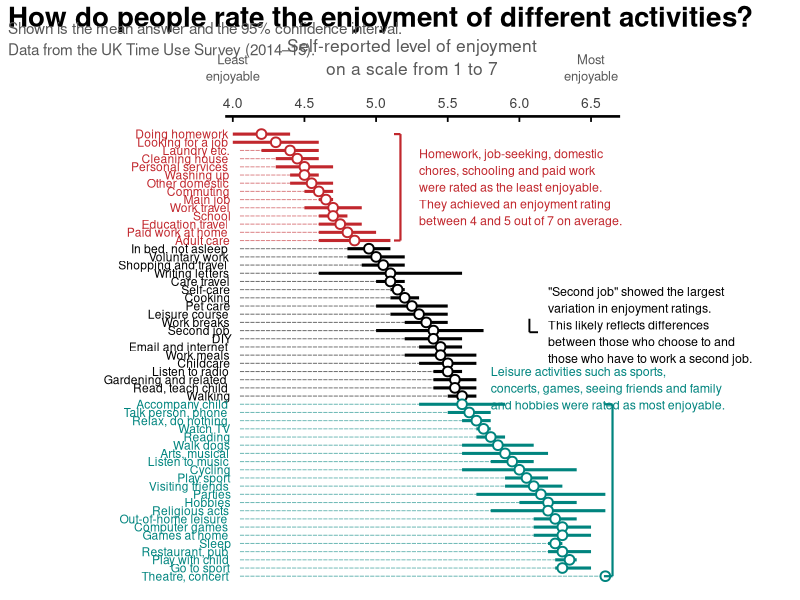
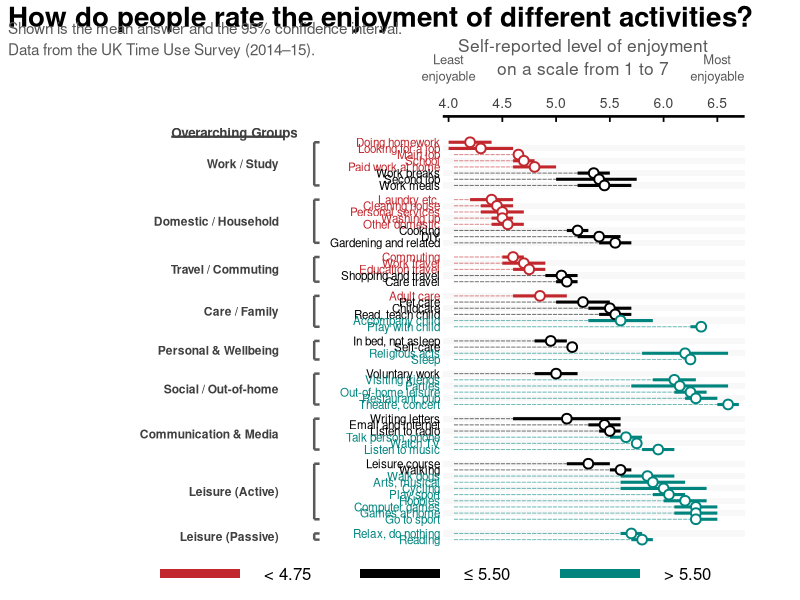

Here is the R script that generated these plots, in order:
## ---- chunk 1
knitr::opts_chunk$set(
  fig.width  = 8.5,
  fig.height = 12.85, 
  out.width  = "100%",
  fig.align  = "center",
  warning    = FALSE,
  message    = FALSE)
## ---- chunk 2
library(readxl)
library(dplyr)
library(ggplot2)
library(cowplot)
library(grid)
## ---- chunk 3
df <- read_excel("enjoyment_uk_time_use.xlsx", sheet = "data") %>%
  arrange(Reihenfolge) %>%
  mutate(
    # Reverse factor levels so the first activity appears at the top
    Activity  = factor(Activity, levels = rev(Activity)),

    # Assign each activity to one of three color groups (low / mid / high enjoyment)
    color_grp = case_when(
      Activity %in% c(
        "Doing homework","Looking for a job","Laundry etc.","Cleaning house",
        "Personal services","Washing up","Other domestic","Commuting",
        "Main job","Work travel","School","Education travel",
        "Paid work at home","Adult care"
      ) ~ "Low",
      Activity %in% c(
        "Accompany child","Talk person, phone","Relax, do nothing","Watch TV",
        "Reading","Walk dogs","Arts, musical","Listen to music","Cycling",
        "Play sport","Visiting friends","Parties","Hobbies","Religious acts",
        "Out-of-home leisure","Computer games","Games at home","Sleep",
        "Restaurant, pub","Play with child","Go to sport","Theatre, concert"
      ) ~ "High",
      TRUE ~ "Mid"
    )
  )

# Color palette 
pal <- c("Low" = "#C1272D", "Mid" = "#000000", "High" = "#00847E")
## ---- chunk 4
y_of <- function(lbl) {
  y <- match(lbl, levels(df$Activity))
  if (is.na(y)) stop(paste0("Label not found in Activity levels: ", lbl))
  y
}

# Low-enjoyment bracket range
y_low_top     <- y_of("Doing homework")
y_low_bottom  <- y_of("Adult care")
y_low_text    <- (y_low_top + y_low_bottom) / 2

# Mid callout around "Second job"
y_mid_anchor  <- y_of("Second job")
y_mid_top     <- y_of("Work breaks") + 0.45
y_mid_bottom  <- y_mid_anchor - 0.20
y_mid_text    <- (y_mid_top + y_mid_bottom) / 2 + 0.05

# High-enjoyment bracket range
y_high_top    <- y_of("Accompany child")
y_high_bottom <- y_of("Theatre, concert")
y_high_text   <- y_high_top + 1.95
## ---- chunk 5
# Visual tuning 
pt_size   <- 2.6
pt_stroke <- 1.0
ci_lwd    <- 1.05
dot_lwd   <- 0.35

x_min      <- 4.0
x_max_tick <- 6.5
x_max      <- 6.65
x_guide    <- x_min + 0.05

# Callout positions 
x_br_low   <- 5.17; x_txt_low  <- 5.30
x_br_mid   <- 6.07; x_txt_mid  <- 6.20
x_br_high  <- 6.65; x_txt_high <- 5.80

p_core <- ggplot(df, aes(x = Mean, y = Activity)) +

  # Dotted guide line from 4.0 to the activity mean
  geom_segment(
    aes(x = x_guide, xend = Mean, colour = color_grp),
    linewidth = dot_lwd,
    linetype  = "41",
    alpha     = 0.55
  ) +

  # 95% confidence interval 
  geom_errorbarh(
    aes(xmin = CI_low, xmax = CI_high, colour = color_grp),
    height    = 0,
    linewidth = ci_lwd
  ) +

  # Mean point 
  geom_point(
    aes(colour = color_grp),
    shape  = 21,
    fill   = "white",
    stroke = pt_stroke,
    size   = pt_size
  ) +

  # Manual activity labels 
  geom_text(
    aes(x = x_min, label = Activity, colour = color_grp),
    hjust = 1.05,
    vjust = 0.50,
    size  = 3.05
  ) +

  # Callout arrows

  annotate("segment", x = x_br_low, xend = x_br_low, y = y_low_top, yend = y_low_bottom,
           linewidth = 0.75, colour = pal["Low"]) +
  annotate("segment", x = x_br_low, xend = x_br_low - 0.045, y = y_low_top, yend = y_low_top,
           linewidth = 0.75, colour = pal["Low"]) +
  annotate("segment", x = x_br_low, xend = x_br_low - 0.045, y = y_low_bottom, yend = y_low_bottom,
           linewidth = 0.75, colour = pal["Low"]) +
  annotate(
    "text",
    x = x_txt_low, y = y_low_text,
    label = "Homework, job-seeking, domestic\nchores, schooling and paid work\nwere rated as the least enjoyable.\nThey achieved an enjoyment rating\nbetween 4 and 5 out of 7 on average.",
    hjust = 0, vjust = 0.5,
    size = 3.15, colour = pal["Low"], lineheight = 1.12
  ) +

  annotate("segment", x = x_br_mid, xend = x_br_mid, y = y_mid_top, yend = y_mid_bottom,
           linewidth = 0.65, colour = pal["Mid"]) +
  annotate("segment", x = x_br_mid, xend = x_br_mid + 0.060, y = y_mid_bottom, yend = y_mid_bottom,
           linewidth = 0.65, colour = pal["Mid"]) +
  annotate(
    "text",
    x = x_txt_mid, y = y_mid_text,
    label = "\"Second job\" showed the largest\nvariation in enjoyment ratings.\nThis likely reflects differences\nbetween those who choose to and\nthose who have to work a second job.",
    hjust = 0, vjust = 0.5,
    size = 3.15, colour = pal["Mid"], lineheight = 1.12
  ) +

  annotate("segment", x = x_br_high, xend = x_br_high, y = y_high_top, yend = y_high_bottom,
           linewidth = 0.75, colour = pal["High"]) +
  annotate("segment", x = x_br_high, xend = x_br_high - 0.060, y = y_high_top, yend = y_high_top,
           linewidth = 0.75, colour = pal["High"]) +
  annotate("segment", x = x_br_high, xend = x_br_high - 0.060, y = y_high_bottom, yend = y_high_bottom,
           linewidth = 0.75, colour = pal["High"]) +
  annotate(
    "text",
    x = x_txt_high, y = y_high_text,
    label = "Leisure activities such as sports,\nconcerts, games, seeing friends and family\nand hobbies were rated as most enjoyable.",
    hjust = 0, vjust = 0.5,
    size = 3.15, colour = pal["High"], lineheight = 1.12
  ) +

  scale_color_manual(values = pal, guide = "none") +
  scale_x_continuous(
    limits   = c(x_min, x_max),
    breaks   = seq(x_min, x_max_tick, by = 0.5),
    position = "top",
    expand   = expansion(mult = c(0.02, 0.02))
  ) +
  scale_y_discrete(expand = expansion(mult = c(0.01, 0.04))) +
  labs(x = NULL, y = NULL) +
  theme_minimal(base_size = 11) +
  theme(
    panel.grid.major.x = element_blank(),
    panel.grid.minor.x = element_blank(),
    panel.grid.major.y = element_blank(),
    panel.grid.minor.y = element_blank(),

    axis.text.y  = element_blank(),
    axis.ticks.y = element_blank(),

    axis.text.x.top = element_text(color = "grey25", size = 10, margin = margin(b = 6)),
    axis.line.x.top  = element_line(color = "black", linewidth = 0.9),
    axis.ticks.x.top = element_line(color = "black", linewidth = 0.6),
    axis.ticks.length.x.top = unit(-4, "pt"),

    plot.margin = margin(t = 8, r = 130, b = 14, l = 160)
  ) +
  coord_cartesian(clip = "off") +

  annotate(
    "text", x = x_min, y = Inf,
    label = "Least\nenjoyable",
    hjust = 0.5, vjust = -1.35,
    size = 3.3, color = "grey35", lineheight = 1.05
  ) +
  annotate(
    "text", x = (x_min + x_max_tick)/2, y = Inf,
    label = "Self-reported level of enjoyment\non a scale from 1 to 7",
    hjust = 0.5, vjust = -1.15,
    size = 4.4, color = "grey35", lineheight = 1.10
  ) +
  annotate(
    "text", x = x_max_tick, y = Inf,
    label = "Most\nenjoyable",
    hjust = 0.5, vjust = -1.35,
    size = 3.3, color = "grey35", lineheight = 1.05
  )

header <- ggdraw() +
  draw_label(
    "How do people rate the enjoyment of different activities?",
    x = 0.01, y = 0.92,
    hjust = 0, vjust = 1,
    fontface = "bold",
    size = 20
  ) +
  draw_label(
    "Shown is the mean answer and the 95% confidence interval.\nData from the UK Time Use Survey (2014–15).",
    x = 0.01, y = 0.58,
    hjust = 0, vjust = 0.6,
    size = 11,
    color = "grey35",
    lineheight = 1.15
  )

plot_grid(
  header, p_core,
  ncol = 1,
  rel_heights = c(0.14, 0.86)
)
## ---- chunk 6
if (!exists("df")) stop("Object `df` not found. Run the earlier data_prep chunk first.")
if (!exists("pal")) pal <- c("Low" = "#C1272D", "Mid" = "#000000", "High" = "#00847E")

group_col <- intersect(
  c(
    "Übergeordnete Gruppe","Uebergeordnete Gruppe","Uebergeordnete_Gruppe","Übergeordnete_Gruppe",
    "OverarchingGroup","overarching_group","ActivityGroup","activity_group",
    "SuperGroup","super_group","MainGroup","main_group","Group","group","Category","category","CATEGORY"
  ),
  names(df)
)[1]
if (is.na(group_col)) stop("Overarching group column not found in `df`.")

order_col <- intersect(c("Reihenfolge","Order","order","Rank","rank","Sort","sort","Index","index"), names(df))[1]

df_plot <- df %>%
  filter(!is.na(Activity)) %>%
  mutate(
    super_grp    = as.character(.data[[group_col]]),
    Activity_lbl = as.character(Activity)
  )

if (is.na(order_col)) {
  df_plot <- df_plot %>% mutate(.tmp_order = row_number())
  order_col <- ".tmp_order"
}

super_levels <- df_plot %>%
  arrange(.data[[order_col]]) %>%
  distinct(super_grp) %>%
  pull(super_grp) %>%
  .[!is.na(.)]

df_plot <- df_plot %>%
  mutate(
    super_grp = factor(super_grp, levels = super_levels),
    color_grp = factor(color_grp, levels = c("Low","Mid","High"))
  ) %>%
  arrange(super_grp, .data[[order_col]])
## ---- chunk 7
row_step  <- 1.00
group_gap <- row_step * 1.30

df_plot <- df_plot %>%
  mutate(
    row_id    = row_number(),
    new_group = row_id > 1L & as.character(super_grp) != as.character(lag(super_grp)),
    cum_gap   = cumsum(if_else(new_group, group_gap, 0)),
    y_pos     = (row_id - 1L) * row_step + cum_gap
  )

y_max <- max(df_plot$y_pos)
df_plot <- df_plot %>% mutate(y = y_max - y_pos + 1)

band_half <- 0.50 * row_step
band_df <- df_plot %>%
  arrange(desc(y)) %>%
  mutate(band_id = row_number()) %>%
  filter(band_id %% 2 == 0) %>%
  transmute(ymin = y - band_half, ymax = y + band_half)

grp_ranges <- df_plot %>%
  group_by(super_grp) %>%
  summarise(
    y_top   = max(y),
    y_bot   = min(y),
    y_mid   = (y_top + y_bot) / 2,
    grp_lbl = as.character(first(super_grp)),
    .groups = "drop"
  )
## ---- chunk 8
pt_size   <- 2.6
pt_stroke <- 1.0
ci_lwd    <- 1.05
dot_lwd   <- 0.35

x_min      <- 4.0
x_max_tick <- 6.5
x_max      <- 6.70
x_guide    <- x_min + 0.05

x_act_txt <- x_min - 0.08
x_grp_br  <- x_min - 1.25
x_grp_txt <- x_min - 1.58
grp_tick  <- 0.05

# "Overarching Groups" label in the left margin 

x_og      <- x_grp_txt - 1.0
y_og      <- max(df_plot$y) + row_step * 1.55
y_ul      <- y_og - row_step * 0.65
x_ul_from <- x_og + 0.0
x_ul_to   <- x_og + 1.05

p_alt <- ggplot(df_plot, aes(x = Mean, y = y)) +

  geom_rect(
    data = band_df,
    aes(xmin = -Inf, xmax = Inf, ymin = ymin, ymax = ymax),
    inherit.aes = FALSE,
    fill  = "grey97",
    alpha = 0.90
  ) +

  geom_segment(
    aes(x = x_guide, xend = Mean, yend = y, colour = color_grp),
    linewidth = dot_lwd,
    linetype  = "41",
    alpha     = 0.55
  ) +

  geom_segment(
    aes(x = CI_low, xend = CI_high, yend = y, colour = color_grp),
    linewidth = ci_lwd
  ) +

  geom_point(
    aes(colour = color_grp),
    shape  = 21,
    fill   = "white",
    stroke = pt_stroke,
    size   = pt_size
  ) +

  geom_text(
    aes(x = x_act_txt, label = Activity_lbl, colour = color_grp),
    hjust = 1.00,
    vjust = 0.50,
    size  = 2.95
  ) +

  geom_segment(
    data = grp_ranges,
    aes(x = x_grp_br, xend = x_grp_br, y = y_top, yend = y_bot),
    inherit.aes = FALSE,
    linewidth = 0.85,
    colour = "grey35"
  ) +
  geom_segment(
    data = grp_ranges,
    aes(x = x_grp_br, xend = x_grp_br + grp_tick, y = y_top, yend = y_top),
    inherit.aes = FALSE,
    linewidth = 0.85,
    colour = "grey35"
  ) +
  geom_segment(
    data = grp_ranges,
    aes(x = x_grp_br, xend = x_grp_br + grp_tick, y = y_bot, yend = y_bot),
    inherit.aes = FALSE,
    linewidth = 0.85,
    colour = "grey35"
  ) +

  geom_text(
    data = grp_ranges,
    aes(x = x_grp_txt, y = y_mid, label = grp_lbl),
    inherit.aes = FALSE,
    hjust = 1,
    vjust = 0.5,
    size  = 3.05,
    colour = "grey25",
    fontface = "bold"
  ) +

  annotate(
    "text",
    x = x_og, y = y_og,
    label = "Overarching Groups",
    hjust = 0, vjust = 0.5,
    size = 3.4, colour = "grey25", fontface = "bold"
  ) +
  annotate(
    "segment",
    x = x_ul_from, xend = x_ul_to, y = y_ul, yend = y_ul,
    linewidth = 0.8, colour = "grey25"
  ) +

  scale_color_manual(values = pal, guide = "none") +
  scale_x_continuous(
    breaks   = seq(x_min, x_max_tick, by = 0.5),
    position = "top",
    expand   = expansion(mult = c(0.02, 0.02))
  ) +
  scale_y_continuous(
    breaks = NULL,
    expand = expansion(mult = c(0.01, 0.04))
  ) +
  labs(x = NULL, y = NULL) +
  theme_minimal(base_size = 11) +
  theme(
    panel.grid.major.x = element_blank(),
    panel.grid.minor.x = element_blank(),
    panel.grid.major.y = element_blank(),
    panel.grid.minor.y = element_blank(),

    axis.text.y  = element_blank(),
    axis.ticks.y = element_blank(),

    axis.text.x.top = element_text(color = "grey25", size = 10, margin = margin(b = 6)),
    axis.line.x.top  = element_line(color = "black", linewidth = 0.9),
    axis.ticks.x.top = element_line(color = "black", linewidth = 0.6),
    axis.ticks.length.x.top = unit(-4, "pt"),

    plot.margin  = margin(t = 8, r = 40, b = 6, l = 320)
  ) +
  coord_cartesian(xlim = c(x_min, x_max), clip = "off") +

  annotate(
    "text", x = x_min, y = Inf,
    label = "Least\nenjoyable",
    hjust = 0.5, vjust = -1.35,
    size = 3.3, color = "grey35", lineheight = 1.05
  ) +
  annotate(
    "text", x = (x_min + x_max_tick)/2, y = Inf,
    label = "Self-reported level of enjoyment\non a scale from 1 to 7",
    hjust = 0.5, vjust = -1.15,
    size = 4.4, color = "grey35", lineheight = 1.10
  ) +
  annotate(
    "text", x = x_max_tick, y = Inf,
    label = "Most\nenjoyable",
    hjust = 0.5, vjust = -1.35,
    size = 3.3, color = "grey35", lineheight = 1.05
  )

header_alt <- ggdraw() +
  draw_label(
    "How do people rate the enjoyment of different activities?",
    x = 0.01, y = 0.92,
    hjust = 0, vjust = 1,
    fontface = "bold",
    size = 20
  ) +
  draw_label(
    "Shown is the mean answer and the 95% confidence interval.\nData from the UK Time Use Survey (2014–15).",
    x = 0.01, y = 0.58,
    hjust = 0, vjust = 0.6,
    size = 11,
    color = "grey35",
    lineheight = 1.15
  )

leg_box_w <- 0.10
leg_box_h <- 0.18

legend_alt <- ggdraw() +
  draw_grob(
    grid::rectGrob(
      x = 0.25, y = 0.55, width = leg_box_w, height = leg_box_h,
      gp = grid::gpar(fill = pal["Low"], col = NA)
    )
  ) +
  draw_label("< 4.75", x = 0.25 + 0.08, y = 0.55, hjust = 0, vjust = 0.5, size = 12) +
  draw_grob(
    grid::rectGrob(
      x = 0.50, y = 0.55, width = leg_box_w, height = leg_box_h,
      gp = grid::gpar(fill = pal["Mid"], col = NA)
    )
  ) +
  draw_label("\u2264 5.50", x = 0.50 + 0.08, y = 0.55, hjust = 0, vjust = 0.5, size = 12) +
  draw_grob(
    grid::rectGrob(
      x = 0.75, y = 0.55, width = leg_box_w, height = leg_box_h,
      gp = grid::gpar(fill = pal["High"], col = NA)
    )
  ) +
  draw_label("> 5.50", x = 0.75 + 0.08, y = 0.55, hjust = 0, vjust = 0.5, size = 12)

plot_grid(
  header_alt, p_alt, legend_alt,
  ncol = 1,
  rel_heights = c(0.14, 0.78, 0.08)
)
## ---- chunk 9
library(kableExtra)

tbl_num <- df_plot %>%
  group_by(super_grp) %>%
  summarise(
    n_activities = n(),
    mean_avg     = mean(Mean, na.rm = TRUE),
    median_avg   = median(Mean, na.rm = TRUE),
    min_mean     = min(Mean, na.rm = TRUE),
    max_mean     = max(Mean, na.rm = TRUE),
    .groups = "drop"
  )

imax <- which.max(tbl_num$mean_avg)
imin <- which.min(tbl_num$mean_avg)

fmt_val <- function(x) format(round(x, 2), nsmall = 2)

tbl_out <- tbl_num %>%
  mutate(
    mean_disp = case_when(
      row_number() == imax ~ cell_spec(fmt_val(mean_avg), bold = TRUE, color = "white", background = "#2E7D32"),
      row_number() == imin ~ cell_spec(fmt_val(mean_avg), bold = TRUE, color = "white", background = "#C62828"),
      TRUE ~ cell_spec(fmt_val(mean_avg))
    )
  ) %>%
  transmute(
    `Overarching group`            = as.character(super_grp),
    `# Activities`                 = n_activities,
    `Mean (avg across activities)` = mean_disp,
    `Median`                       = fmt_val(median_avg),
    `Min mean`                     = fmt_val(min_mean),
    `Max mean`                     = fmt_val(max_mean)
  )

out_fmt <- if (knitr::is_latex_output()) "latex" else "html"

knitr::kable(
  tbl_out,
  format   = out_fmt,
  escape   = FALSE,
  booktabs = TRUE
) %>%
  kable_styling(full_width = FALSE)
